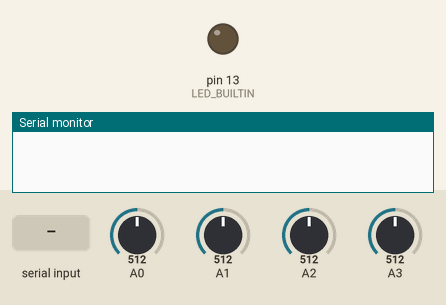
This sketch was run on a simulated Arduino Uno, built with avr-gcc and run on an emulated ATmega328P. Shown: output pins drawn as LEDs (lit = HIGH), the last lines printed to the serial monitor. The test bench sets the inputs (shaded band); at power-on: A0 = 512, A1 = 512, A2 = 512, A3 = 512.

Above: at 1.2 s.
1.3 s: byte 30 received over Serial
At 2.7 s:
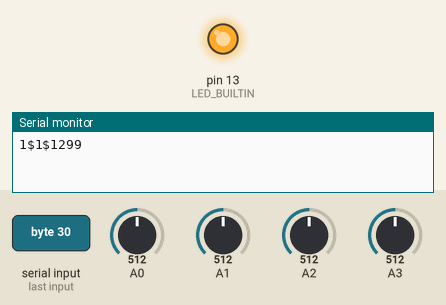
Timing chart, 0 to 4.3 s (numbered marks = the images above; inputs shaded):
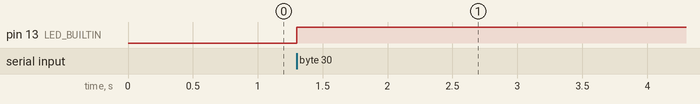

Measured:
- after the input at 1.3 s, pin 13 (LED_BUILTIN): LOW → HIGH at once

The sketch:

encoder_copy.ino
```cpp
bool sens_1_state = 0;
bool sens_2_state = 0;
bool sens_3_state = 0;
bool sens_4_state = 0;

int delta1 = 0;
int delta2 = 0;
int incomingByte= 0;
//int tester = 0;
int onlyforward=0;
int arraySize=0;

bool LED_STATE = 0;

void setup() {
  // put your setup code here, to run once:
  Serial.begin(57600);
  pinMode(LED_BUILTIN, OUTPUT);
}

unsigned long last_time = 0;
void loop() {
  unsigned long Timer= millis();
  // put your main code here, to run repeatedly:
  // checks if the reflection is white or black
  float sens1 = analogRead(A2);
  float sens2 = analogRead(A3);
  float sens3 = analogRead(A0);
  float sens4 = analogRead(A1);

  bool sens_1_read = bool_read(sens1, 100);
  bool sens_2_read = bool_read(sens2, 90);
  bool sens_3_read = bool_read(sens3, 50);
  bool sens_4_read = bool_read(sens4, 100);

// Checks the state of the sensor to show how many ticks the wheel has gone around.
if (sens_1_read != sens_1_state){
  if(sens_2_read != sens_1_read){
    delta1 -= 1;
  }
  else{
    delta1 +=1;
  }
}
if (sens_4_read != sens_4_state){
    delta2 +=1;
}

  // syncing to the python code
   if (Serial.available() > 0){
  incomingByte = Serial.read();
    if (incomingByte > 1){
      send_delta(Timer);
      incomingByte=0;
    }
  }
  // updates the states of the sensors
  sens_1_state = sens_1_read;
  sens_2_state = sens_2_read;
  sens_3_state = sens_3_read;
  sens_4_state = sens_4_read;
}

bool bool_read (int reading, int thresh){
  if (reading >= thresh) {return true;}
  else {return false;}
}
// information sent to python
void send_delta(unsigned long timer){
  if (Serial.availableForWrite()){
    if(LED_STATE == 0){
      digitalWrite(LED_BUILTIN, HIGH);
      LED_STATE = 1;
    }else{
      digitalWrite(LED_BUILTIN, LOW);
      LED_STATE = 0;
    }

      Serial.print(delta1);
      Serial.print("$");
      Serial.print(delta2);
      Serial.print("$");
      Serial.println(timer);
      delta1=0;
      delta2=0;
  }
}
```
